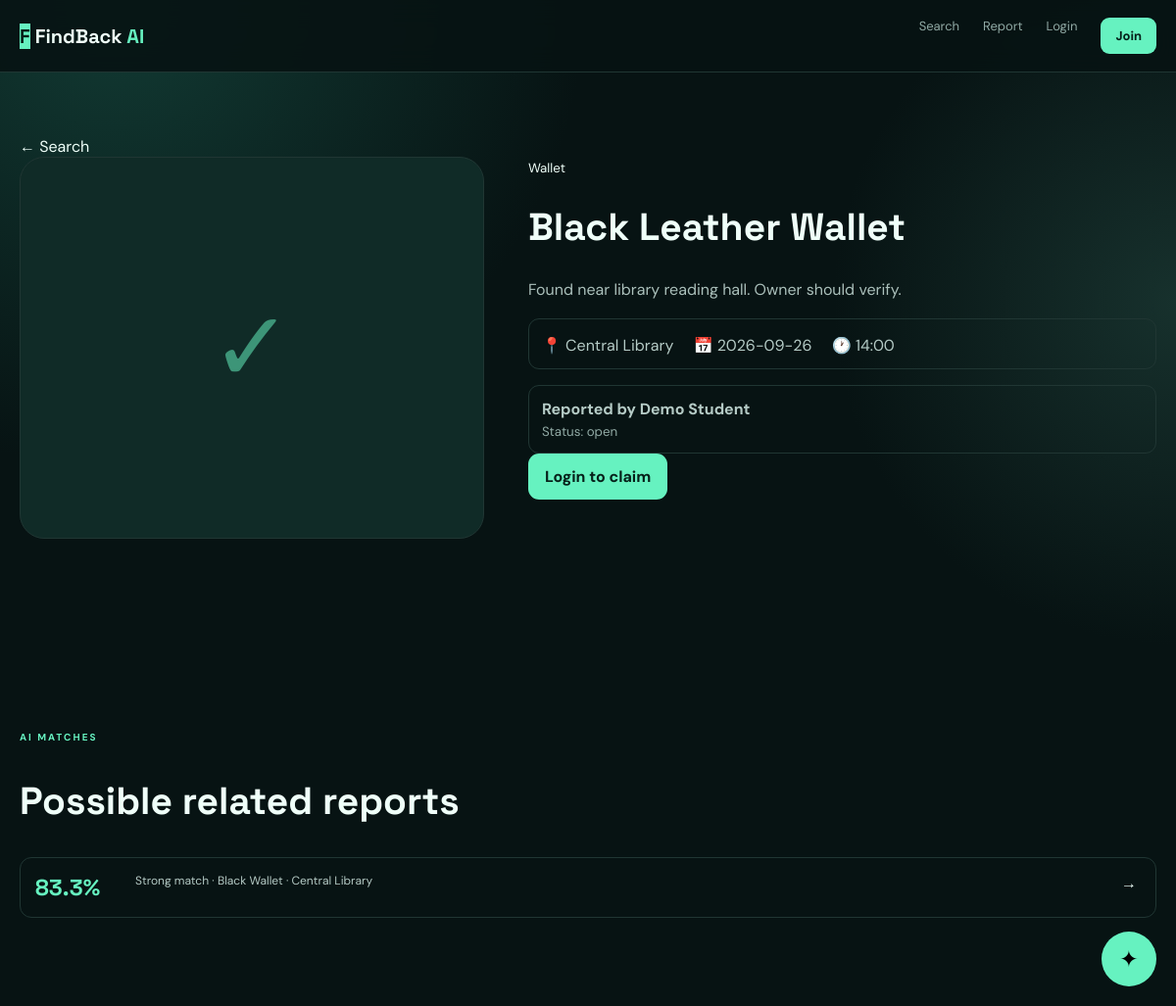
The app's page /item/2 with its own data.
### tables this page shows
CREATE TABLE items(id INTEGER PRIMARY KEY AUTOINCREMENT,user_id INTEGER NOT NULL,item_type TEXT NOT NULL,title TEXT NOT NULL,description TEXT,category TEXT NOT NULL,location TEXT NOT NULL,event_date TEXT NOT NULL,event_time TEXT,image_path TEXT,status TEXT DEFAULT 'open',created_at TEXT DEFAULT CURRENT_TIMESTAMP,FOREIGN KEY(user_id) REFERENCES users(id));

CREATE TABLE users(id INTEGER PRIMARY KEY AUTOINCREMENT,name TEXT NOT NULL,email TEXT UNIQUE NOT NULL,password_hash TEXT NOT NULL,role TEXT DEFAULT 'student',created_at TEXT DEFAULT CURRENT_TIMESTAMP);

### run.py (the view)
@app.route('/item/<int:iid>')
def item(iid):
    with db() as c:x=c.execute('SELECT items.*,users.name reporter FROM items JOIN users ON users.id=items.user_id WHERE items.id=?',(iid,)).fetchone();cs=c.execute("SELECT * FROM items WHERE item_type=? AND status='open' AND id!=?",('found' if x and x['item_type']=='lost' else 'lost',iid)).fetchall() if x else []
    if not x:return 'Item not found',404
    ms=[]
    for y in cs:
        l,f=(x,y) if x['item_type']=='lost' else (y,x);s=score(l,f)
        if s>=35:ms.append((s,y,slabel(s)))
    return render_template('item.html',item=x,matches=sorted(ms,key=lambda z:z[0],reverse=True)[:8])

### run.py (called while the page is built)
def db():
    c=sqlite3.connect(DB); c.row_factory=sqlite3.Row; c.execute('PRAGMA foreign_keys=ON'); return c

def current():
    if not session.get('uid'): return None
    with db() as c:return c.execute('SELECT id,name,email,role FROM users WHERE id=?',(session['uid'],)).fetchone()

def toks(s): return set(x for x in re.findall(r'[a-z0-9]+',(s or '').lower()) if x not in {'the','a','an','and','or','is','are','my','i','lost','found','item','at','in','on','to','of','for','near','with'})

def sim(a,b):
    A,B=toks(a),toks(b); return len(A&B)/len(A|B) if A and B else 0

def dscore(a,b):
    try:
        d=abs((datetime.strptime(a,'%Y-%m-%d')-datetime.strptime(b,'%Y-%m-%d')).days); return 1 if d==0 else .8 if d==1 else .5 if d<=3 else 0
    except:return 0

def tscore(a,b):
    try:
        h1,m1=map(int,a.split(':'));h2,m2=map(int,b.split(':'));d=abs(h1*60+m1-h2*60-m2);return 1 if d<=30 else .7 if d<=120 else .3 if d<=300 else 0
    except:return 0

def score(l,f):
    cat=1 if l['category'].lower()==f['category'].lower() else sim(l['category'],f['category']);loc=1 if l['location'].lower()==f['location'].lower() else sim(l['location'],f['location'])
    return round((cat*.25+loc*.20+sim(l['title'],f['title'])*.20+sim(l['description'],f['description'])*.10+dscore(l['event_date'],f['event_date'])*.15+tscore(l['event_time'],f['event_time'])*.10)*100,1)

def slabel(s):return 'Strong match' if s>=78 else 'Possible match' if s>=55 else 'Low similarity'

@app.context_processor
def inject():return {'current_user':current()}

### templates/item.html
{% extends 'base.html' %}{% block content %}<main class="wrap page"><a href="/search">← Search</a><div class="detail"><div class="detailpic {{item.item_type}}">{{'⌁' if item.item_type=='lost' else '✓'}}</div><div><small>{{item.category}}</small><h1>{{item.title}}</h1><p class="lead">{{item.description or 'No description provided.'}}</p><p class="meta">📍 {{item.location}}　 📅 {{item.event_date}}　 🕐 {{item.event_time or 'Not specified'}}</p><div class="owner"><b>Reported by {{item.reporter}}</b><small>Status: {{item.status}}</small></div>{% if current_user and current_user.id!=item.user_id and item.status=='open' %}<form class="claim" method="post" action="/claim/{{item.id}}"><h3>Think this is yours?</h3><textarea name="message" rows="4" required placeholder="Add a detail only the owner would know..."></textarea><button class="btn primary">Submit claim →</button></form>{% elif not current_user %}<a class="btn primary" href="/login">Login to claim</a>{% endif %}</div></div></main><section class="wrap section"><small>AI MATCHES</small><h2>Possible related reports</h2><div class="matches">{% for s,c,l in matches %}<a href="/item/{{c.id}}"><b>{{s}}%</b><span>{{l}} · {{c.title}} · {{c.location}}</span>→</a>{% else %}<div class="empty">No strong similarities found yet.</div>{% endfor %}</div></section>{% endblock %}

### static/style.css (style rules this page uses)
:root { --bg:#071313;--panel:#0d201e;--line:#203633;--text:#effff9;--muted:#91aaa5;--mint:#66f2c0;--orange:#ffb66b }
* { box-sizing:border-box }
body { margin:0;background:radial-gradient(circle at 10% 0,#123b34,transparent 32%),radial-gradient(circle at 100% 30%,#17312d,transparent 25%),var(--bg);color:var(--text);font-family:'DM Sans',sans-serif }
a { color:inherit;text-decoration:none }
.wrap { width:min(1160px,calc(100% - 32px));margin:auto }
.hero small,.page>small,.section>small,.authbox>small { color:var(--mint);letter-spacing:2px;font-size:10px;font-weight:700 }
.btn { display:inline-flex;align-items:center;justify-content:center;gap:10px;border:0;border-radius:11px;padding:13px 17px;background:#102725;color:#dff4ee;font-weight:700;cursor:pointer }
.primary { background:var(--mint);color:#062019 }
.section { padding:90px 0 }
.section h2,.page h1 { font:700 39px 'Space Grotesk' }
.page { padding:65px 0 100px }
.detail { display:grid;grid-template-columns:.85fr 1.15fr;gap:45px }
.detailpic { height:390px;border:1px solid var(--line);border-radius:25px;background:#102b27;display:grid;place-items:center;font-size:100px;color:#66f2c088 }
.lead { color:#abc0bb;line-height:1.7 }
.meta,.owner { border:1px solid var(--line);padding:13px;border-radius:11px;color:#b5cbc6 }
.owner { display:grid;gap:4px }
.owner small { color:var(--muted) }
.matches { display:grid;gap:9px }
.matches a { display:grid;grid-template-columns:90px 1fr 20px;gap:12px;padding:15px;border:1px solid var(--line);border-radius:12px }
.matches b { font:700 23px 'Space Grotesk';color:var(--mint) }
.matches span { font-size:12px;color:#b5cac5 }

### records on screen
items: item_type "✓", category "Wallet", title "Black Leather Wallet", description "Found near library reading hall. Owner should verify.", location "Central Library", event_date "2026-09-26", event_time "14:00", status "open"
users: reporter "Demo Student"
items: s "83.3", l "Strong match", title "Black Wallet", location "Central Library"
